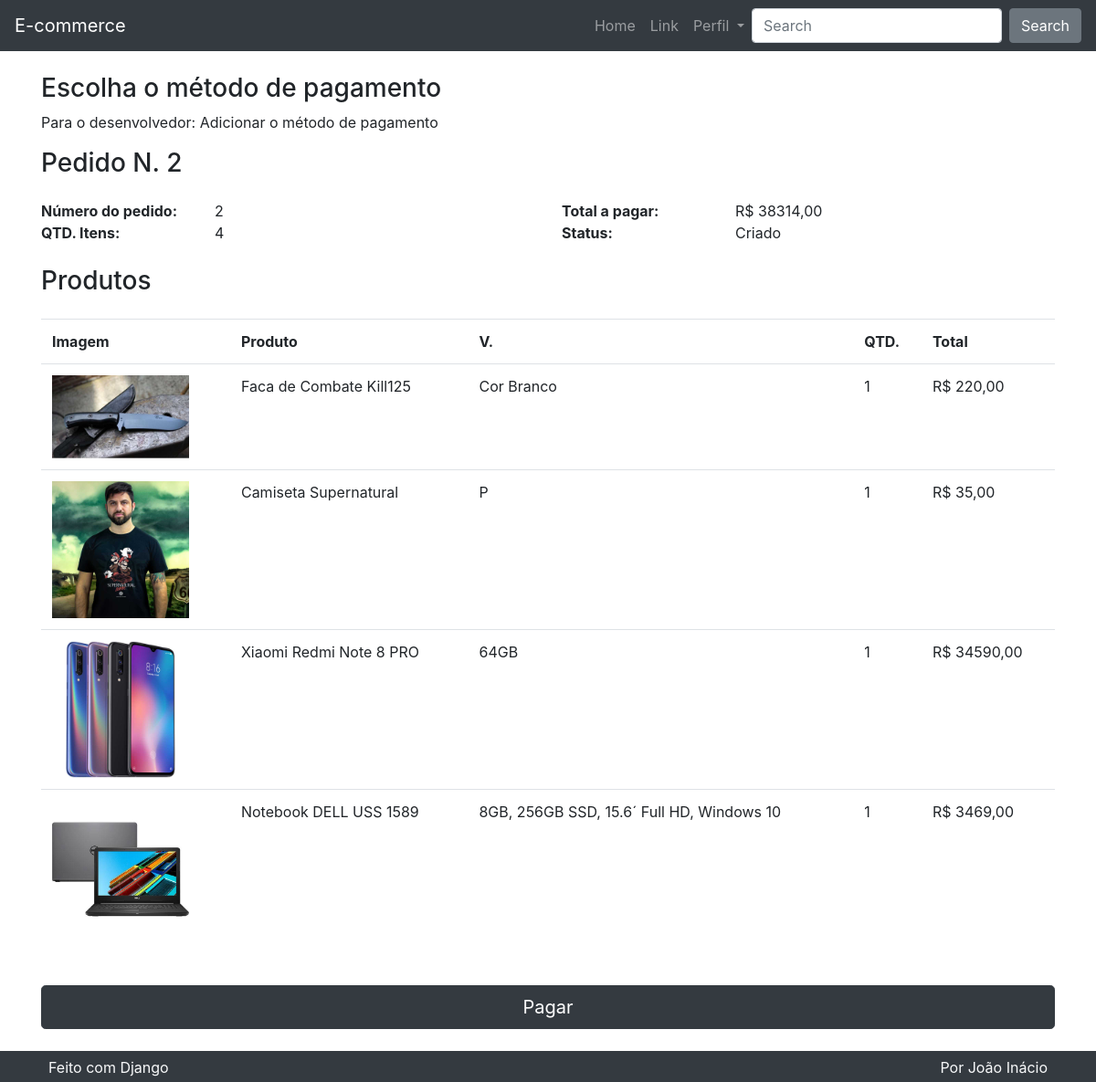
The page /pedido/pagar/2 (signed in) on the database its author committed.
### pedido/models.py (models this page shows, shortened)
class Pedido(models.Model):
    usuario = models.ForeignKey(User, on_delete=models.CASCADE)
    total = models.FloatField()
    qtd_total = models.PositiveIntegerField()
    status = models.CharField(
        default="C",
        max_length=1,
        choices=(
            ('A', 'Aprovado'),
            ('C', 'Criado'),
            ('R', 'Reprovado'),
            ('P', 'Pendente'),
            ('E', 'Enviado'),
            ('F', 'Finalizado'),
        )
    )
    def __str__(self):
        return f'Pedido N. {self.pk}'

class ItemPedido(models.Model):
    pedido = models.ForeignKey(Pedido, on_delete=models.CASCADE)
    produto = models.CharField(max_length=255)
    produto_id = models.PositiveIntegerField()
    variacao = models.CharField(max_length=255)
    variacao_id = models.PositiveIntegerField()
    preco = models.FloatField()
    preco_promocional = models.FloatField(default=0)
    quantidade = models.PositiveIntegerField()
    imagem = models.CharField(max_length=2000)
    class Meta:
        verbose_name = 'Item do pedido'
        verbose_name_plural = 'Itens do pedido'

### pedido/views.py (the view)
# urls.py: path('pagar/<int:pk>', views.Pagar.as_view(), name='pagar'),
class Pagar(DispatchLoginRequiredMixin, DetailView):
    template_name = 'pedido/pagar.html'
    model = Pedido
    pk_url_kwargs = 'pk'
    context_object_name = 'pedido'

### pedido/views.py (called while the page is built)
    def dispatch(self, *args, **kwargs):
        if not self.request.user.is_authenticated:
            return redirect('perfil:criar')
        return super().dispatch(*args, **kwargs)

    def get_queryset(self, *args, **kwargs):
        qs = super().get_queryset(*args, **kwargs)
        qs = qs.filter(usuario=self.request.user)
        return qs

### produto/templatetags/omfilters.py (called while the page is built)
@register.filter
def formata_preco(val):
    return utils.formata_preco(val)

### utils/utils.py (called while the page is built)
def formata_preco(val):
    return f'R$ {val:.2f}'.replace('.', ',')

### pedido/templates/pedido/pagar.html (shortened to what this page needs)
{% extends 'base.html' %}
{% load omfilters %}
{% load static %}
{% block conteudo %}
<div class="row">
    <div class="col">
        <h3>Escolha o método de pagamento</h3>
        <p>Para o desenvolvedor: Adicionar o método de pagamento</p>
    </div>
</div>
{% include 'parciais/_pedido.html' %}
<div class="row mt-4">
    <div class="col">
        <a href="#" class="btn btn-dark btn-block btn-lg">Pagar</a>
    </div>
</div>
{% endblock %}

### templates/parciais/_pedido.html
{% load static %}
{% load omfilters %}
<div class="row">
    <div class="col">
        <h3>{{ pedido }}</h3>
        <div class="row mt-4">
            <div class="col-lg-2 font-weight-bold">Número do pedido:</div>
            <div class="col-lg-4">{{ pedido.id }}</div>
            <div class="col-lg-2 font-weight-bold">Total a pagar:</div>
            <div class="col-lg-4">{{ pedido.total|formata_preco }}</div>
            <div class="col-lg-2 font-weight-bold">QTD. Itens:</div>
            <div class="col-lg-4">{{ pedido.qtd_total }}</div>
            <div class="col-lg-2 font-weight-bold">Status:</div>
            <div class="col-lg-4">{{ pedido.get_status_display }}</div>
        </div>
        <div class="row mt-4">
            <div class="col">
                <h3>Produtos</h3>
            </div>
        </div>
        <div class="table-responsive mt-3">
            <table class="table">
                <tr>
                    <th class="d-none d-lg-block">Imagem</th>
                    <th>Produto</th>
                    <th>V.</th>
                    <th>QTD.</th>
                    <th>Total</th>
                </tr>
                {% for linha in pedido.itempedido_set.all %}
                <tr>
                    <td class="d-none d-lg-block">
                        <img class="cart-img" src="{% get_media_prefix %}{{ linha.imagem }}">
                    </td>
                    <td>{{ linha.produto }}</td>
                    <td>{{ linha.variacao }}</td>
                    <td>{{ linha.quantidade }}</td>
                    <td>
                        {% if linha.preco_promocional %}
                        {{ linha.preco_promocional|formata_preco }}
                        {% else %}
                        {{ linha.preco|formata_preco }}
                        {% endif %}
                    </td>
                </tr>
                {% endfor %}
            </table>
        </div>
    </div>
</div>

### templates/static/assets/custom/css/style.css (style rules this page uses)
.cart-img { max-width: 150px; }

### rows shown on the page
Pedido: id "Pedido N. 2", id "2", total "R$ 38314,00", qtd_total "4", status "Criado"
ItemPedido: imagem (picture), produto "Faca de Combate Kill125", variacao "Cor Branco", quantidade "1", preco_promocional "R$ 220,00"
ItemPedido: imagem (picture), produto "Camiseta Supernatural", variacao "P", quantidade "1", preco_promocional "R$ 35,00"
ItemPedido: imagem (picture), produto "Xiaomi Redmi Note 8 PRO", variacao "64GB", quantidade "1", preco_promocional "R$ 34590,00"
ItemPedido: imagem (picture), produto "Notebook DELL USS 1589", variacao "8GB, 256GB SSD, 15.6´ Full HD, Windows 10", quantidade "1", preco "R$ 3469,00"
